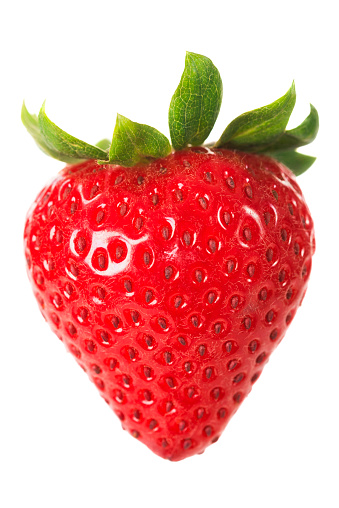
#> input picture class01/homework/hyunwoo/hw2_Day07_openCV/strawberry.jpg, 339 x 508 px, found by its file name
$ python image_basic02.py
#> lines starting #> are read from the running program, lines starting #| are printed output that depends on the picture
import cv2
import numpy as np

color = cv2.imread("strawberry.jpg", cv2.IMREAD_COLOR)
#> color is the input picture: shape (508, 339, 3); mean B, G, R 161.7, 166.9, 234.2

print(color.shape)
#| (508, 339, 3)

height, width, channels = color.shape
#> height = 508; width = 339; channels = 3
cv2.imshow("Original Image", color)

b, g, r = cv2.split(color)
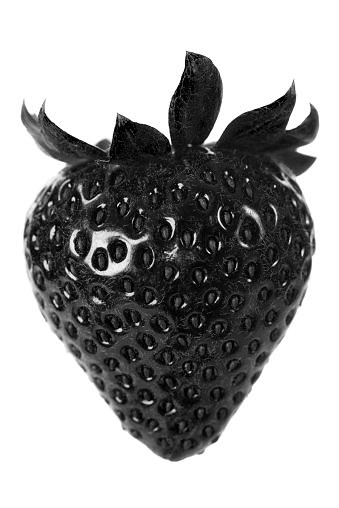
#> b: shape (508, 339); min 0, max 255, mean 161.7
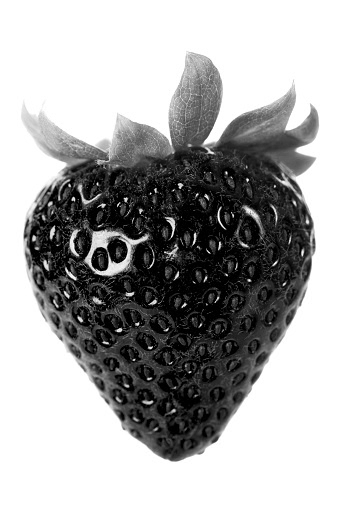
#> g: shape (508, 339); min 0, max 255, mean 166.9
rgb_split = np.concatenate((b,g,r), axis =1)
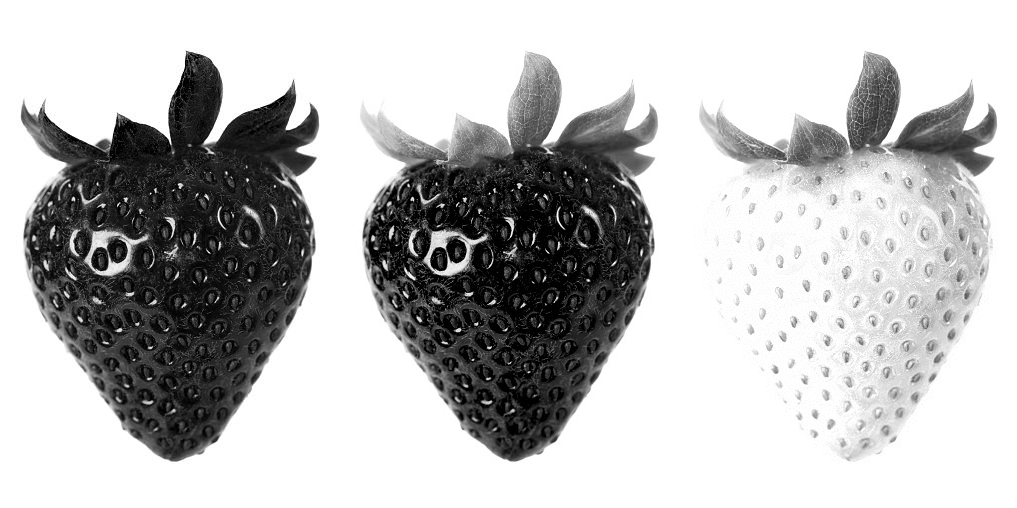
#> rgb_split: shape (508, 1017); min 0, max 255, mean 187.6
print("b", b)
#> (printed output is left out)
print("g", g)
#> (printed output is left out)
print("r", r)
#> (printed output is left out)

cv2.imshow("BGR Channels", rgb_split)

hsv = cv2.cvtColor(color, cv2.COLOR_BGR2HSV)
#> hsv: shape (508, 339, 3); mean H, S, V 44.5, 91.7, 235.7

h,s,v = cv2.split(hsv)
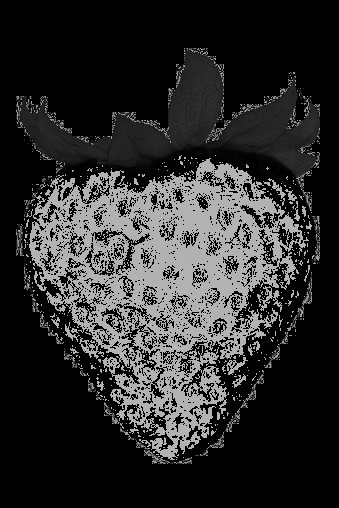
#> h: shape (508, 339); min 0, max 179, mean 44.5
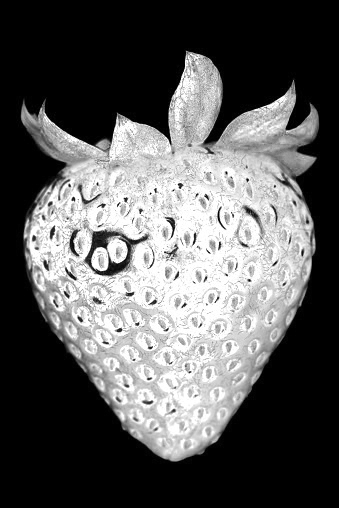
#> s: shape (508, 339); min 0, max 255, mean 91.7
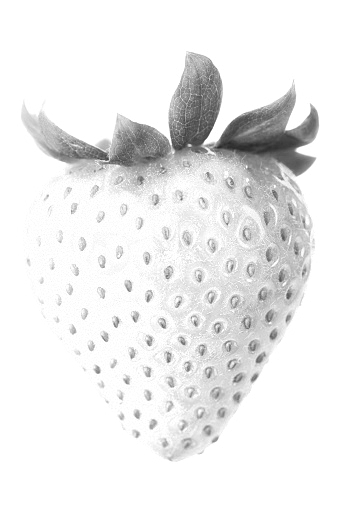
#> v: shape (508, 339); min 40, max 255, mean 235.7
hsv_split = np.concatenate((h,s,v), axis =1)
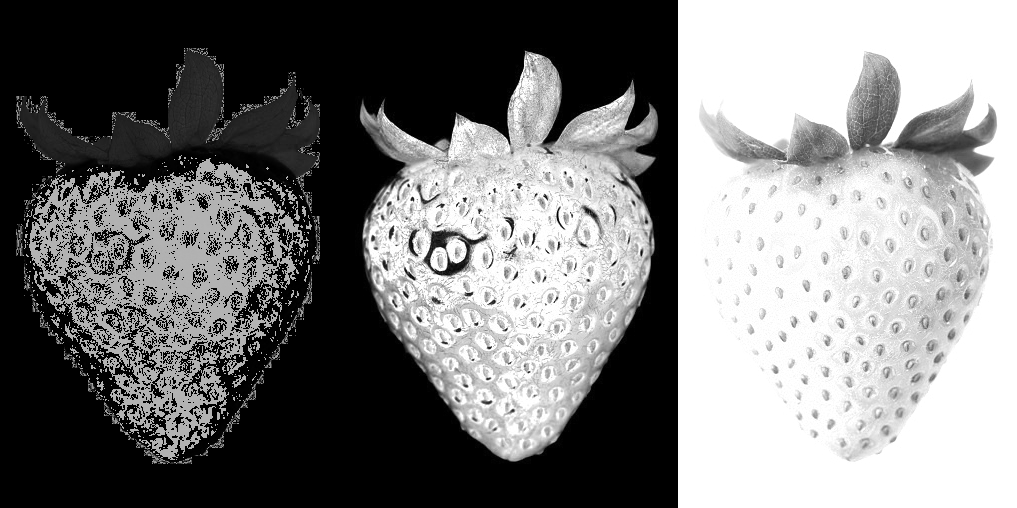
#> hsv_split: shape (508, 1017); min 0, max 255, mean 123.9


cv2.imshow("Split HSV", hsv_split)

cv2.waitKey(0)
